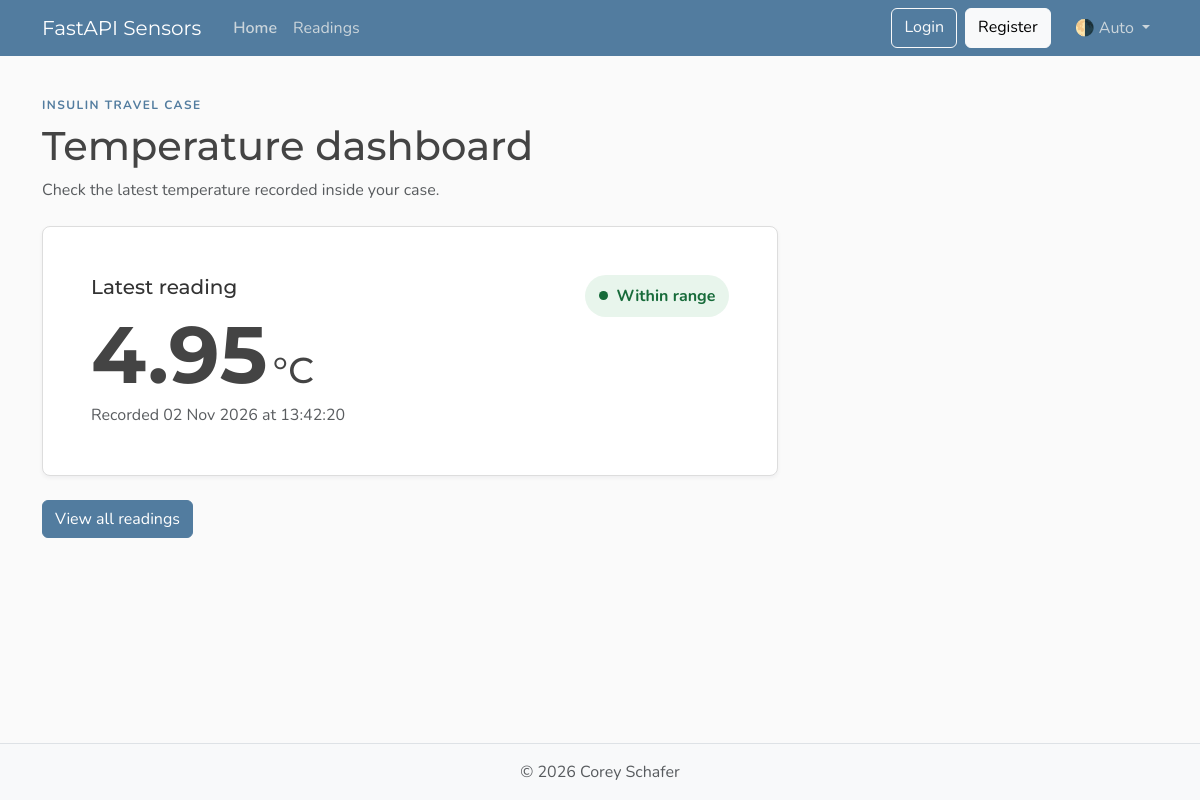
The app's page /, older data.
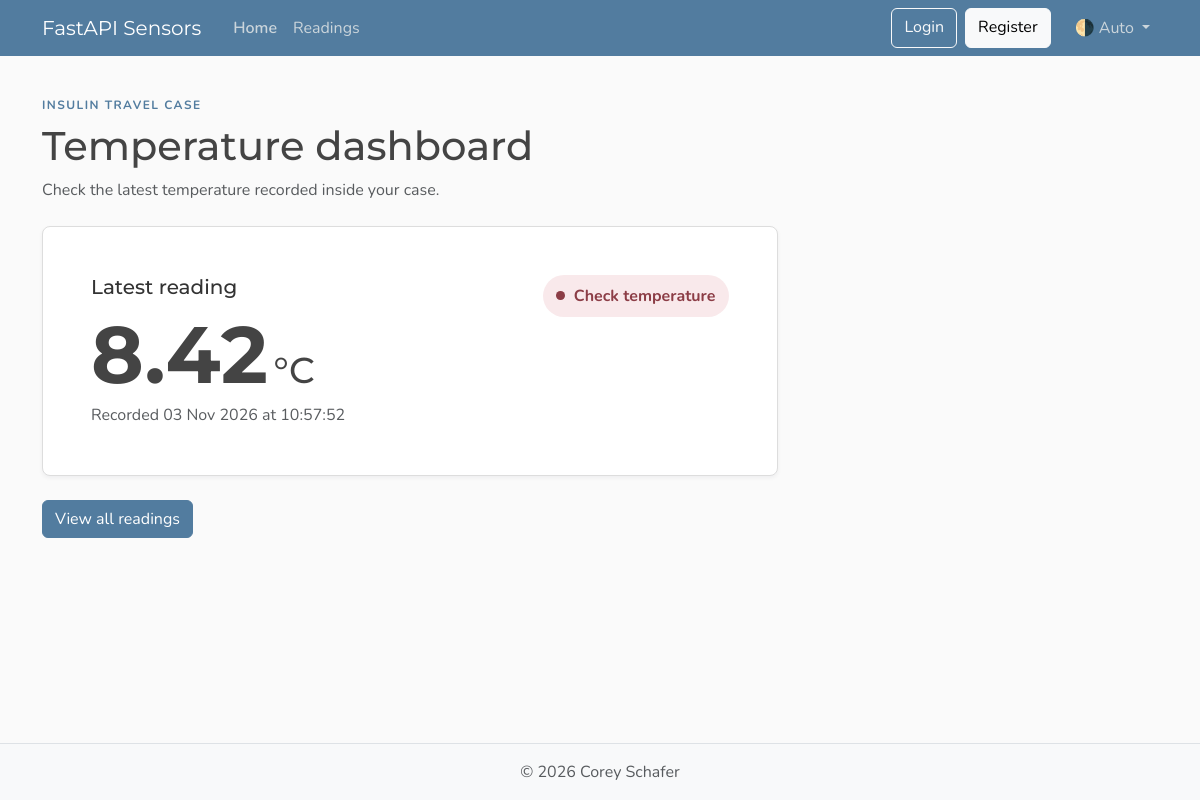
The same page, newer data.
### models.py (models this page shows)
class Reading(Base):
    __tablename__ = "readings"
    id = Column(Integer, primary_key=True, index=True)
    sensor_id = Column(Integer, ForeignKey("sensors.id"), nullable=False)
    temperature = Column(Float, nullable=False)
    timestamp = Column(DateTime, default=datetime.utcnow)
    sensor = relationship("Sensor", back_populates="readings")

### main.py (the view)
@app.get("/", include_in_schema=False, name="home")
def home(request: Request, db: Session = Depends(get_db)):
    readings = (db.query(models.Reading)
        .order_by(models.Reading.timestamp.asc())
        .all()
    )
    latest_reading = readings[-1] if readings else None
    sensor = None
    if latest_reading:
        sensor = db.query(models.Sensor).filter(models.Sensor.id == latest_reading.sensor_id).first()
    chart_labels = [
        reading.timestamp.strftime("%H:%M:%S %d/%m/%Y")
        for reading in readings
    ]
    chart_values = [reading.temperature for reading in readings]
    return templates.TemplateResponse(
        request,
        "home.html",
        context={
            "sensor": sensor,
            "readings": readings,
            "latest_reading": latest_reading,
            "chart_labels": chart_labels,
            "chart_values": chart_values
        }
    )

### templates/home.html (shortened to what this page needs)
{% extends "layout.html" %}
{% block content %}
  <section class="dashboard-header mb-4">
    <p class="dashboard-eyebrow mb-2">INSULIN TRAVEL CASE</p>
    <h1 class="mb-2">Temperature dashboard</h1>
    <p class="text-body-secondary mb-0">
      Check the latest temperature recorded inside your case.
    </p>
  </section>
  {% if latest_reading %}
    {% set within_demo_range = 2 <= latest_reading.temperature <= 8 %}
    <section class="dashboard-reading content-section p-4 p-md-5 mb-4"
             aria-labelledby="latest-reading-heading">
      <div class="d-flex flex-column flex-sm-row justify-content-between align-items-sm-start gap-3">
        <div>
          <h2 id="latest-reading-heading" class="h5 mb-3">Latest reading</h2>
          <p class="dashboard-temperature mb-2">
            {{ "%.2f"|format(latest_reading.temperature) }}<span>°C</span>
          </p>
          <p class="text-body-secondary mb-0">
            Recorded {{ latest_reading.timestamp.strftime('%d %b %Y at %H:%M:%S') }}
          </p>
        </div>
        <p class="dashboard-status mb-0 {{ 'dashboard-status--ok' if within_demo_range else 'dashboard-status--check' }}"
           role="status">
          <span class="dashboard-status-indicator" aria-hidden="true"></span>
          {{ "Within range" if within_demo_range else "Check temperature" }}
        </p>
      </div>
    </section>
  {% endif %}
  <a class="btn btn-primary" href="{{ url_for('sensor_readings') }}">View all readings</a>
{% endblock content %}

### templates/layout.html (shortened to what this page needs)
<!DOCTYPE html>
<html lang="en">
  <head>
    <link href="https://cdn.jsdelivr.net/npm/bootstrap@5.3.8/dist/css/bootstrap.min.css"
          rel="stylesheet"
>
    <link rel="stylesheet"
          type="text/css"
          href="{{ url_for("static", path='css/main.css') }}">
  </head>
  <body class="d-flex flex-column min-vh-100">
    <header class="site-header">
      <nav class="navbar navbar-expand-md bg-steel fixed-top"
           data-bs-theme="dark">
        <div class="container">
          <a class="navbar-brand me-4" href="{{ url_for("sensor_readings") }}">FastAPI Sensors</a>
          <div class="collapse navbar-collapse" id="navbarToggle">
            <div class="navbar-nav me-auto">
              <a class="nav-link active"
                 aria-current="page"
                 href="{{ url_for("home") }}">Home</a>
              <a class="nav-link"
                 href="{{ url_for("sensor_readings") }}">Readings</a>
            </div>
            <div class="navbar-nav">
              <a class="btn btn-outline-light mb-2 mb-md-0 me-md-2" href="#">Login</a>
              <a class="btn btn-light mb-2 mb-md-0 me-md-3" href="#">Register</a>
              <div class="nav-item dropdown">
                <a class="nav-link dropdown-toggle"
                   href="#"
                   role="button"
                   id="bd-theme"
                   data-bs-toggle="dropdown"
                   aria-expanded="false">
                  <span id="bd-theme-text">🌗 Auto</span>
                </a>
              </div>
            </div>
          </div>
        </div>
      </nav>
    </header>
    <main role="main" class="container">
      <div class="row">
        <div class="col-md-8">
          {% block content %}
          {% endblock content %}
        </div>
        <aside class="col-md-4">
        </aside>
      </div>
    </main>
    <footer class="mt-auto py-3 bg-body-tertiary border-top">
      <div class="container text-center">
        <p class="text-body-secondary mb-0">
          © <span id="year"></span> Corey Schafer
        </p>
      </div>
    </footer>
  </body>
</html>

### static/css/main.css (style rules this page uses)
:root { --font-heading: "Montserrat", system-ui, -apple-system, BlinkMacSystemFont, sans-serif; --font-body: "Nunito", system-ui, -apple-system, BlinkMacSystemFont, sans-serif; --color-bg-body: #fafafa; --color-bg-content: #ffffff; --color-text-primary: #333333; --color-text-heading: #444444; --color-steel: #527c9f; --color-nav-link: #cbd5db; --color-nav-link-hover: #ffffff; --color-link-hover: #428bca; --color-border: #dddddd; --color-border-light: #e3e3e3; --spacing-xl: 5rem; --article-img-size: 4rem; --account-img-size: 7.813rem; }
body { font-family: var(--font-body); background: var(--color-bg-body); color: var(--color-text-primary); }
main { padding-top: var(--spacing-xl); }
h1, h2, h3, h4, h5, h6 { font-family: var(--font-heading); color: var(--color-text-heading); }
.navbar-brand { font-family: var(--font-heading); }
a { text-decoration: none; }
.bg-steel { background-color: var(--color-steel); }
.site-header .navbar-nav .nav-link { color: var(--color-nav-link); transition: color 0.2s ease-in-out; }
.site-header .navbar-nav .nav-link.active { font-weight: 600; }
.content-section { background: var(--color-bg-content); border: 1px solid var(--color-border); border-radius: 0.5rem; box-shadow: 0 2px 4px rgba(15, 23, 42, 0.05); transition: box-shadow 0.15s ease, transform 0.15s ease, border-color 0.15s ease; }
.dashboard-header { padding-top: 1rem; }
.dashboard-eyebrow { color: var(--color-steel); font-size: 0.75rem; font-weight: 700; letter-spacing: 0.12em; }
.dashboard-temperature { color: var(--color-text-heading); font-family: var(--font-heading); font-size: clamp(3rem, 10vw, 5rem); font-weight: 700; line-height: 1; }
.dashboard-temperature span { margin-left: 0.35rem; font-size: 0.45em; font-weight: 500; }
.dashboard-status { display: inline-flex; align-items: center; gap: 0.55rem; border-radius: 999px; padding: 0.55rem 0.85rem; font-weight: 700; white-space: nowrap; }
.dashboard-status--check { color: #8c3d46; background: #f9e9eb; }
.dashboard-status-indicator { width: 0.55rem; height: 0.55rem; border-radius: 50%; background: currentColor; }
.btn-primary { --bs-btn-color: #fff; --bs-btn-bg: #527c9f; --bs-btn-border-color: #527c9f; --bs-btn-hover-color: #fff; --bs-btn-hover-bg: #466a87; --bs-btn-hover-border-color: #3f6179; --bs-btn-active-color: #fff; --bs-btn-active-bg: #3f6179; --bs-btn-active-border-color: #3a5b72; }
[data-bs-theme="dark"] { --color-bg-body: #1a1a1a; --color-bg-content: #2d2d2d; --color-text-primary: #e0e0e0; --color-text-heading: #f0f0f0; --color-border: #404040; --color-border-light: #4a4a4a; }

Row changes from the older to the newer data that the page shows:
no longer on this page (row unchanged): Reading: temperature "4.95", timestamp "02 Nov 2026 at 13:42:20"
added Reading: temperature "8.42", timestamp "03 Nov 2026 at 10:57:52"
Text that changed along with them:
{{ "Within range" if within_demo_range else "Check temperature" }}: "Within range" → "Check temperature"
